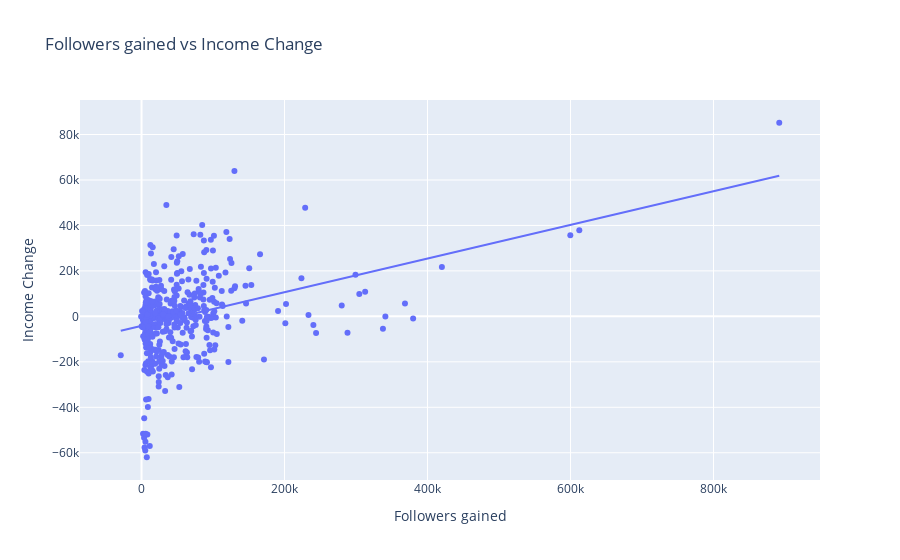

The notebook cell this image was saved under:
### Markdown cell above
The scatter plot below tracks followers gained versus income gained. This graph indicates a positive relationship between gaining followers and gaining income, which follows the logic that an increase in followers could potentially lead to an increase in subscribers (income).

### Code cell
fig = px.scatter(finaldata, x="Followers gained", y="Income Change", title="Followers gained vs Income Change", trendline="ols")
fig.show()

### Figure 1 — Plotly figure (JSON) as saved in the notebook; plotly's stock layout.template omitted (floating-point values rounded to 4 significant figures; data arrays with more than 128 entries replaced by an {"elided": "..."} marker saying what was removed)
{"data": [{"hovertemplate": "Followers gained=%{x}<br>Income Change=%{y}<extra></extra>", "legendgroup": "", "marker": {"color": "#636efa", "symbol": "circle"}, "mode": "markers", "name": "", "orientation": "v", "showlegend": false, "type": "scatter", "x": {"elided": "503 int values"}, "xaxis": "x", "y": {"elided": "503 float values"}, "yaxis": "y"}, {"hovertemplate": "<b>OLS trendline</b><br>Income Change = 0.0740703 * Followers gained + -4177.31<br>R<sup>2</sup>=0.132662<br><br>Followers gained=%{x}<br>Income Change=%{y} <b>(trend)</b><extra></extra>", "legendgroup": "", "marker": {"color": "#636efa", "symbol": "circle"}, "mode": "lines", "name": "", "showlegend": false, "type": "scatter", "x": {"elided": "503 int values"}, "xaxis": "x", "y": {"elided": "503 float values"}, "yaxis": "y"}], "layout": {"legend": {"tracegroupgap": 0}, "title": {"text": "Followers gained vs Income Change"}, "xaxis": {"anchor": "y", "domain": [0, 1], "title": {"text": "Followers gained"}}, "yaxis": {"anchor": "x", "domain": [0, 1], "title": {"text": "Income Change"}}}}
